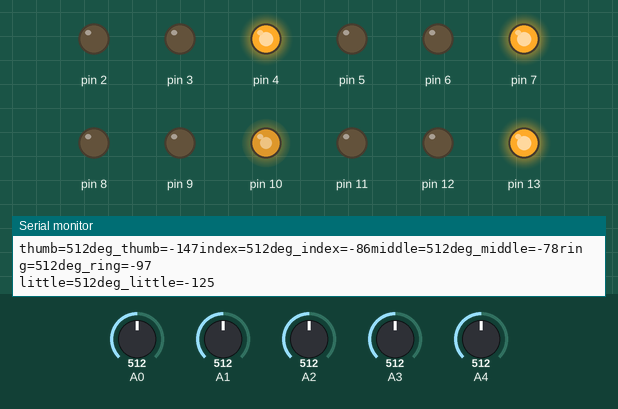
The sketch below on a simulated Arduino Uno, built with avr-gcc and run on an emulated ATmega328P. Shown: output pins drawn as LEDs (lit = HIGH), the last lines printed to the serial monitor. Inputs (shaded band) come from the test bench; at power-on: A0 = 512, A1 = 512, A2 = 512, A3 = 512, A4 = 512.

Above: at 1.3 s.
1.4 s: A0 set to 287
3.4 s: A0 set to 276
At 4.9 s:
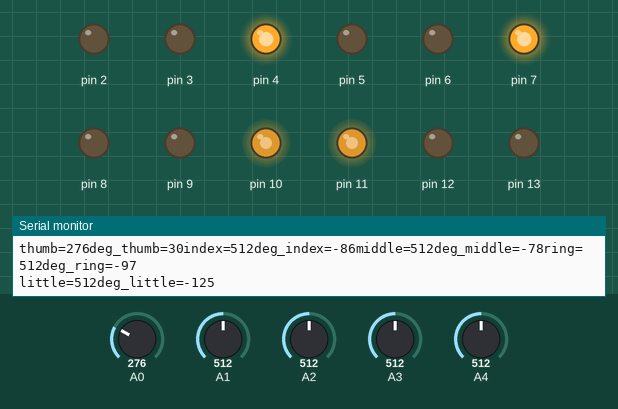
5.9 s: A1 set to 281
7.8 s: A1 set to 268
At 9.2 s:
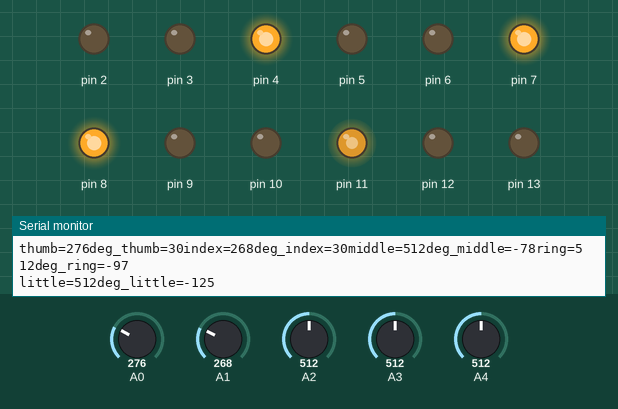
10.3 s: A2 set to 300
12.2 s: A2 set to 290
At 14.3 s:
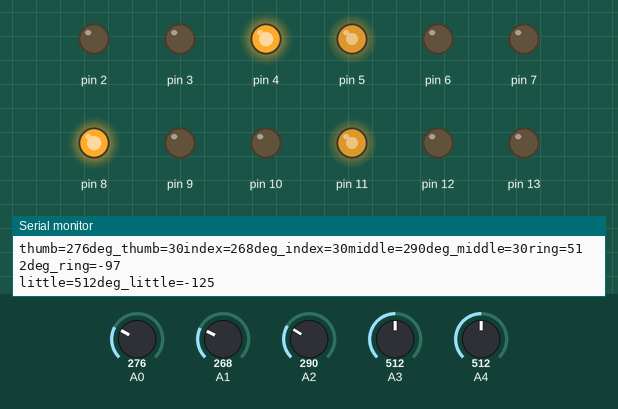
Timing chart, 0 to 15.7 s (numbered marks = the images above; inputs shaded):
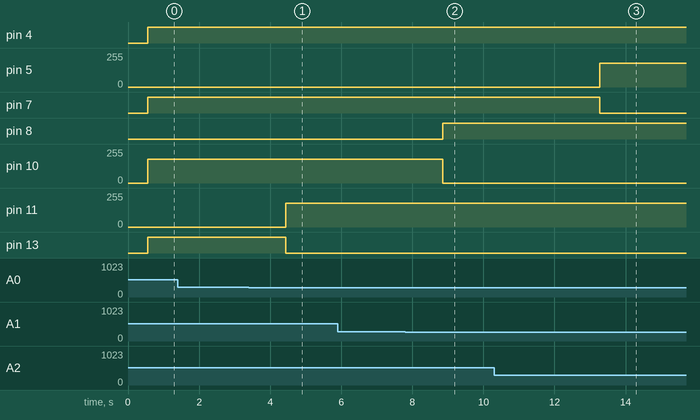

The sketch:

hardware_glove.ino
```cpp
int deg_index;

void setup() {
  Serial.begin(9600);
  pinMode(13,OUTPUT);
  pinMode(12,OUTPUT);
  pinMode(11,OUTPUT);
  pinMode(8,OUTPUT);
  pinMode(9,OUTPUT);
  pinMode(10,OUTPUT);
  pinMode(7,OUTPUT);
  pinMode(6,OUTPUT);
  pinMode(5,OUTPUT);
  pinMode(4,OUTPUT);
  pinMode(3,OUTPUT);
  pinMode(2,OUTPUT);
  // put your setup code here, to run once:

}

void loop() {
  int val_thumb = analogRead(A0);
  int val_index = analogRead(A1);
  int val_middle = analogRead(A2);
  int val_ring = analogRead(A3);
  int val_little = analogRead(A4);
  Serial.print("thumb=");
  Serial.print(val_thumb);
  int deg_thumb = map(val_thumb,195,315,90,0);
  int deg_index = map(val_index,140,330,90,0);
  int deg_middle = map(val_middle,165,350,90,0);
  int deg_ring = map(val_ring,200,350,90,0);
  int deg_little = map(val_little,105,275,90,0);
  Serial.print("deg_thumb=");
  Serial.print(deg_thumb);
  Serial.print("index=");
  Serial.print(val_index);
  Serial.print("deg_index=");
  Serial.print(deg_index);
  Serial.print("middle=");
  Serial.print(val_middle);
  Serial.print("deg_middle=");
  Serial.print(deg_middle);
  Serial.print("ring=");
  Serial.print(val_ring);
  Serial.print("deg_ring=");
  Serial.println(deg_ring);
  Serial.print("little=");
  Serial.print(val_little);
  Serial.print("deg_little=");
  Serial.println(deg_little);
//  deg_index = map(val_index,180,400,90,0); //index finger
//  Serial.print("deg_index=");
//  Serial.println(deg_index);
  delay(500);
  if(deg_thumb<30)
  {
    analogWrite(13,180);
    analogWrite(12,0);
    analogWrite(11,0);
  }
  else if (deg_thumb<60 && deg_thumb > 30)
  {
    analogWrite(13,0);
    analogWrite(12,180);
    analogWrite(11,0);
  }
  else
  {
    analogWrite(13,0);
    analogWrite(12,0);
    analogWrite(11,180);
  }
  if(deg_index<30)
  {
    analogWrite(10,180);
    analogWrite(9,0);
    analogWrite(8,0);
  }
  else if (deg_index<60 && deg_index > 30)
  {
    analogWrite(10,0);
    analogWrite(9,180);
    analogWrite(8,0);
  }
  else
  {
    analogWrite(10,0);
    analogWrite(9,0);
    analogWrite(8,180);
  }
  if(deg_middle<30)
  {
    analogWrite(7,180);
    analogWrite(6,0);
    analogWrite(5,0);
  }
  else if (deg_middle<60 && deg_middle > 30)
  {
    analogWrite(7,0);
    analogWrite(6,180);
    analogWrite(5,0);
  }
  else
  {
    analogWrite(7,0);
    analogWrite(6,0);
    analogWrite(5,180);
  }
   if(deg_ring<30)
  {
    analogWrite(4,180);
    analogWrite(3,0);
    analogWrite(2,0);
  }
  else if (deg_ring<60 && deg_ring > 30)
  {
    analogWrite(4,0);
    analogWrite(3,180);
    analogWrite(2,0);
  }
  else
  {
    analogWrite(4,0);
    analogWrite(3,0);
    analogWrite(2,180);
  }
  // put your main code here, to run repeatedly:

}
```

strformat.c
```cpp
#include <assert.h>
#include <ctype.h>
#include <errno.h>
#include <limits.h>
#include <string.h>
#include <stdarg.h>
#include <stdlib.h>
#include <stdio.h>
#include "strformat.h"


/**************************************************************************
Feature：Add String
**************************************************************************/
string add_str(string word1 ,string word2){
    return (strcat(word1, word2));
}

/**************************************************************************
Feature： Change the string into capital form
**************************************************************************/
string to_Upper(string word){
    int i;
    for(i = 0;word[i] !='\0' ;i++){
        if(word[i]<'z' && word[i]>'a'){
            word[i] -= 32;
        }
    }
    return word;

}
/**************************************************************************
Feature：the length of the string
**************************************************************************/
int string_lenth(string word){
    int i;
    for(i = 0 ;word[i] != '\0';i++){

    }
    return i;
}
```

strformat.h
```cpp
    #ifndef _strformat_h
    #define _strformat_h

    typedef char * string;

    /*************************************************************************
    *Feature：Return the length of the string
    **************************************************************************/
    int string_lenth(string word);
    /*************************************************************************
    *Feature：Return the capital of the string
    **************************************************************************/
    string to_Upper(string word);
    /*************************************************************************
    *Feature：Continuous String
    **************************************************************************/
    string add_str(string word1 ,string word2);
    #endif
```

Measured:
- the behaviour switches between 277 and 276 on A0 (found by bisection; images 0 and 1)
- the behaviour switches between 269 and 268 on A1 (found by bisection; images 1 and 2)
- the behaviour switches between 291 and 290 on A2 (found by bisection; images 2 and 3)
- after the input at 3.4 s, pin 11: 0/255 → 180/255 after 1.0 s; pin 13: HIGH → LOW after 1.0 s
- after the input at 7.8 s, pin 8: LOW → HIGH after 1.1 s; pin 10: 180/255 → 0/255 after 1.1 s
- after the input at 12.2 s, pin 5: 0/255 → 180/255 after 1.1 s; pin 7: HIGH → LOW after 1.1 s
